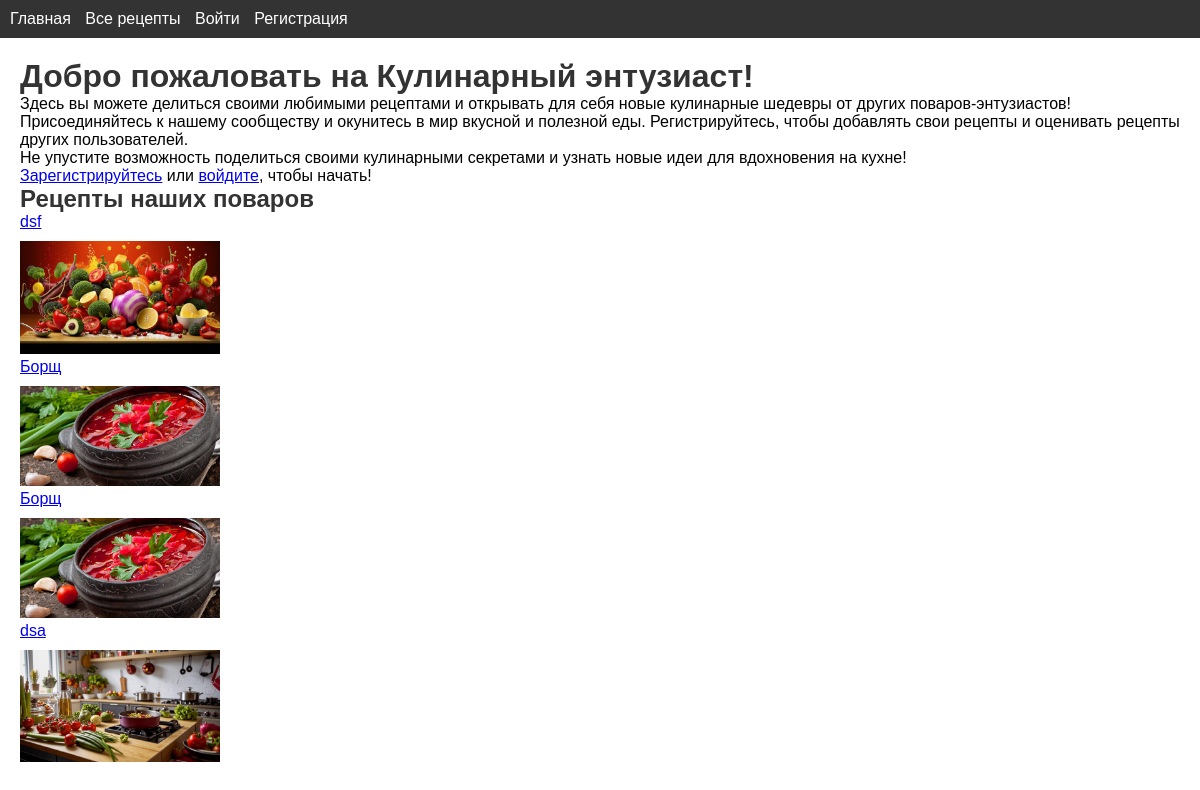
Before: / with the older database file.
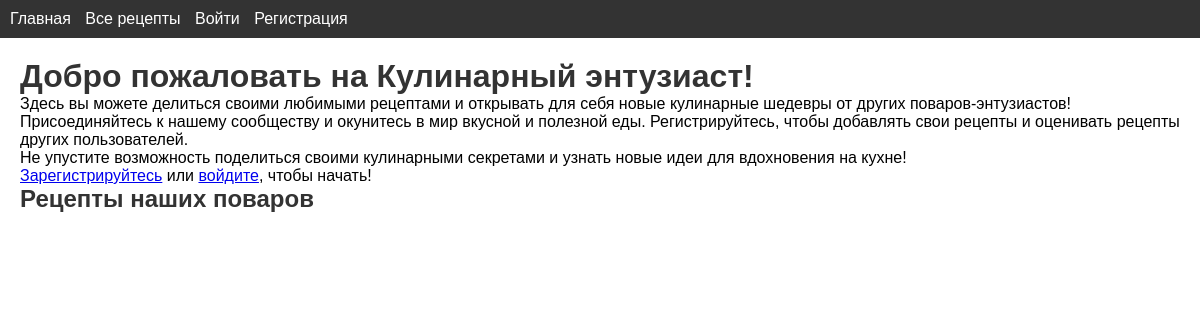
After: the same page with the newer database file.
### recipesapp/models.py (models this page shows, shortened)
class Recipe(models.Model):
    title = models.CharField(max_length=200)
    description = models.TextField()
    instructions = models.TextField()
    prep_time = models.PositiveIntegerField(help_text='Время приготовления в минутах')
    author = models.ForeignKey(User, on_delete=models.CASCADE)
    categories = models.ManyToManyField(Category, through='RecipeCategory')
    ingredients = models.TextField()
    image = models.ImageField(upload_to='recipe_images/', null=True, blank=True)

### recipesapp/views.py (the view)
# urls.py: path('', views.home, name='home'),
def home(request):
    recipes = Recipe.objects.all()
    random_recipes = random.sample(list(recipes), min(len(recipes), 5))
    return render(request, 'recipesapp/home.html', {'random_recipes': random_recipes})

### recipesapp/templates/recipesapp/home.html
{% extends 'recipesapp/base.html' %}
{% block content %}
<h1>Добро пожаловать на Кулинарный энтузиаст!</h1>
<p>Здесь вы можете делиться своими любимыми рецептами и открывать для себя новые кулинарные шедевры от других
    поваров-энтузиастов!</p>
<p>Присоединяйтесь к нашему сообществу и окунитесь в мир вкусной и полезной еды. Регистрируйтесь, чтобы добавлять свои
    рецепты и оценивать рецепты других пользователей.</p>
<p>Не упустите возможность поделиться своими кулинарными секретами и узнать новые идеи для вдохновения на кухне!</p>
{% if user.is_authenticated %}
<p>Рады снова видеть вас, {{ user.username }}! <a href="{% url 'recipes:recipe_add' %}">Добавить новый рецепт</a></p>
{% else %}
<p><a href="{% url 'recipes:signup' %}">Зарегистрируйтесь</a> или <a href="{% url 'recipes:login' %}">войдите</a>, чтобы
    начать!</p>
{% endif %}
<h2>Рецепты наших поваров</h2>
<ul>
    {% for recipe in random_recipes %}
    <li><a href="{% url 'recipes:recipe_detail' recipe.id %}">{{ recipe.title }}</a></li>
    {% if recipe.image %}
    <img src="{{ recipe.image.url }}" alt="{{ recipe.title }}" width="200">
    {% endif %}
    {% endfor %}
</ul>
{% endblock %}

### recipesapp/templates/recipesapp/base.html (shortened to what this page needs)
<!DOCTYPE html>
{% load static %}
<html lang="ru">
<head>
  <link rel="stylesheet" href="{% static 'css/style.css' %}">
</head>
<body>
  <nav>
    <a href="{% url 'recipes:home' %}">Главная</a>
    <a href="{% url 'recipes:all_recipes' %}">Все рецепты</a>
    {% if user.is_authenticated %}
      <a href="{% url 'recipes:recipe_add' %}">Добавить рецепт</a>
      <form action="{% url 'recipes:logout' %}" method="post">
        {% csrf_token %}
        <button type="submit">Выйти</button>
      </form>
    {% else %}
      <a href="{% url 'recipes:login' %}">Войти</a>
      <a href="{% url 'recipes:signup' %}">Регистрация</a>
    {% endif %}
  </nav>
  <main>
    {% block content %}{% endblock %}
  </main>
</body>
</html>

### recipesapp/static/css/style.css (style rules this page uses)
* { box-sizing: border-box; margin: 0; padding: 0; }
body { font-family: Arial, sans-serif; margin: 0; padding: 0; }
nav { background-color: #333; color: #fff; padding: 10px; }
nav a { color: #fff; text-decoration: none; margin-right: 10px; }
main { padding: 20px; }
h1, h2 { color: #333; }

Changed rows visible on the page:
removed Recipe: title "dsf", image (picture)
removed Recipe: title "Борщ", image (picture)
removed Recipe: title "Борщ", image (picture)
removed Recipe: title "dsa", image (picture)
